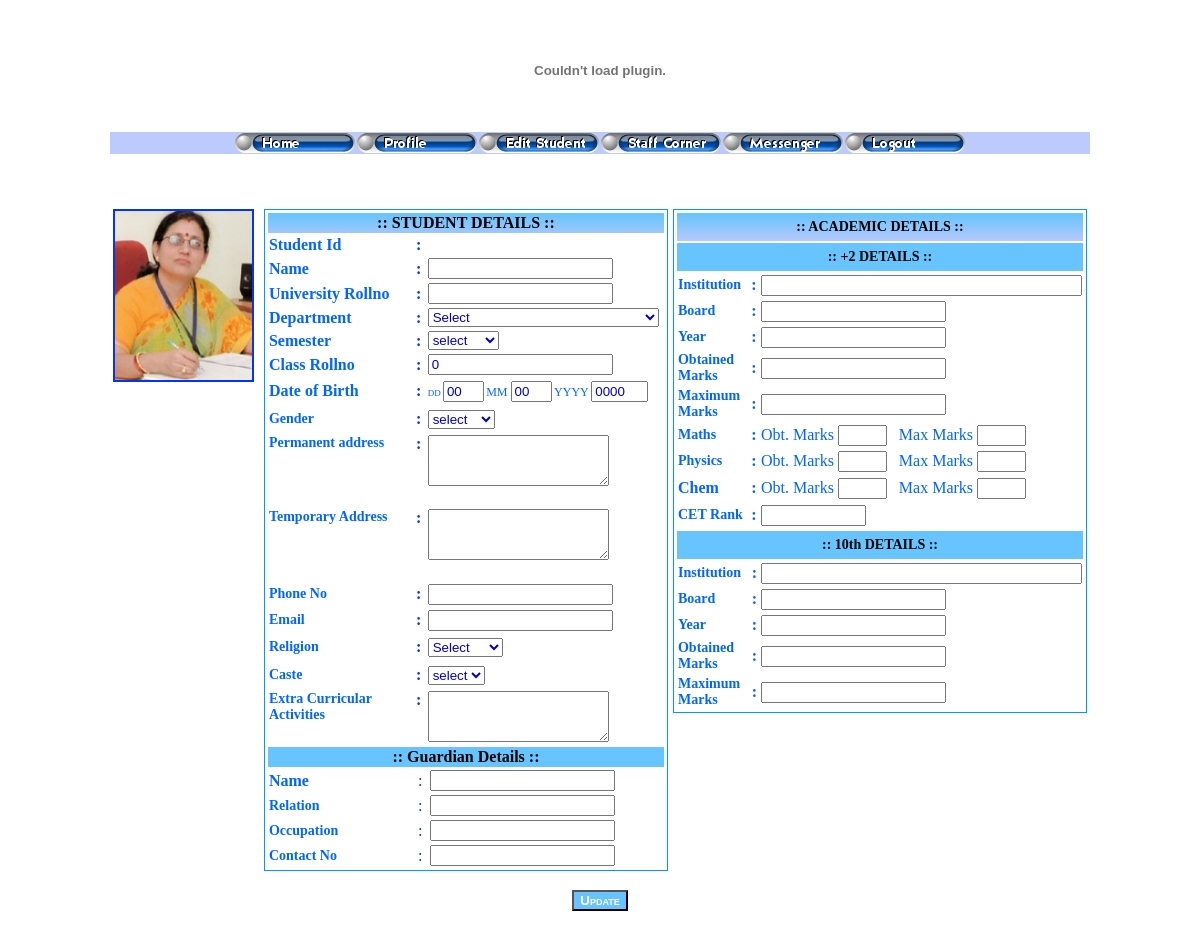
Screenshot of /editstud_staff.php (signed in) with the database file from the repository.
### tables this page shows
CREATE TABLE IF NOT EXISTS `staff` (
  `staffid` varchar(15) NOT NULL,
  `password` varchar(100) NOT NULL,
  `name` varchar(50) NOT NULL,
  `email` varchar(50) NOT NULL,
  `phone` varchar(15) NOT NULL,
  `mobile` varchar(15) NOT NULL,
  `maritalStatus` char(1) NOT NULL,
  `paddress` varchar(1000) NOT NULL,
  `taddress` varchar(1000) NOT NULL,
  `dob` date NOT NULL,
  `gender` char(1) NOT NULL,
  `religion` varchar(30) NOT NULL,
  `caste` varchar(30) NOT NULL,
  `dept` varchar(5) NOT NULL,
  `qualification` varchar(500) NOT NULL,
  `designation` varchar(30) NOT NULL,
  `photo` varchar(50) NOT NULL,
  PRIMARY KEY (`staffid`)
);

CREATE TABLE IF NOT EXISTS `student` (
  `studid` varchar(15) NOT NULL,
  `password` varchar(15) NOT NULL,
  `name` varchar(40) NOT NULL,
  `urollno` varchar(15) NOT NULL,
  `dept` varchar(5) NOT NULL,
  `sem` tinyint(4) NOT NULL,
  `rollno` smallint(6) NOT NULL,
  PRIMARY KEY (`studid`)
);

CREATE TABLE IF NOT EXISTS `studet` (
  `studid` varchar(15) NOT NULL,
  `dob` date NOT NULL,
  `gender` char(1) NOT NULL,
  `paddress` varchar(1000) NOT NULL,
  `taddress` varchar(1000) NOT NULL,
  `phone` varchar(15) NOT NULL,
  `email` varchar(30) NOT NULL,
  `religion` varchar(30) NOT NULL,
  `caste` varchar(30) NOT NULL,
  `xtra` varchar(1000) NOT NULL,
  `gname` varchar(30) NOT NULL,
  `relation` varchar(30) NOT NULL,
  `occupation` varchar(50) NOT NULL,
  `contactno` varchar(15) NOT NULL,
  `cetrank` varchar(20) NOT NULL,
  `xinst` varchar(100) NOT NULL,
  `xboard` varchar(40) NOT NULL,
  `xyear` varchar(10) NOT NULL,
  `xmarks` varchar(5) NOT NULL,
  `xmaxmarks` varchar(5) NOT NULL,
  `xiiinst` varchar(100) NOT NULL,
  `xiiboard` varchar(40) NOT NULL,
  `xiiyear` varchar(10) NOT NULL,
  `xiimarks` varchar(5) NOT NULL,
  `xiimaxmarks` varchar(5) NOT NULL,
  `maths` varchar(5) NOT NULL,
  `maxmaths` varchar(5) NOT NULL,
  `chem` varchar(5) NOT NULL,
  `maxchem` varchar(5) NOT NULL,
  `phy` varchar(5) NOT NULL,
  `maxphy` varchar(5) NOT NULL,
  PRIMARY KEY (`studid`)
);

### editstud_staff.php (the view, shortened to what the rows shown need)
<?php
	$studid=$_COOKIE['studid'];
$user=$_COOKIE['user'];
		$result = mysql_query("SELECT * FROM staff WHERE staffid='$user'");
		$row = mysql_fetch_array($result);
		$photo=$row['photo'];
		$src="upload/".$photo;
?>
<!DOCTYPE HTML PUBLIC "-//W3C//DTD HTML 4.01 Transitional//EN" "http://www.w3.org/TR/html4/loose.dtd">
<html>
<head>
<link href="box.css" rel="stylesheet" type="text/css">
<link href="btstyle.css" rel="stylesheet" type="text/css">
</head>
<body>
<?php
function generate_list($all_list,$selected_item){
 $t_dump="n";
 foreach ($all_list as $abrv => $value) {
  if ($selected_item==$abrv)
   $t_dump.="<option value=\"$abrv\" selected>$all_list[$abrv]</option>";
  else
   $t_dump.="<option value=\"$abrv\">$all_list[$abrv]</option>";
  }
 return $t_dump;
}
$listreligion['XX'] = 'Select';
$listreligion['Hindu'] = 'Hindu';
$listreligion['Christian'] = 'Christian';
$listreligion['Muslim'] = 'Muslim';
$religion=$_POST['religion'];
$dob=$_POST['year']."-".$_POST['month']."-".$_POST['date'];
$rollno=$_POST['rollno'];
?>
<?php
if($religion==NULL){
$con = mysql_connect("localhost","root","");
		if (!$con)
  		{
  			die('Could not connect: ' . mysql_error());
  		}
		else
		{
			$result = mysql_query("SELECT * FROM studet WHERE studid='$studid'");
			while($row = mysql_fetch_array($result))
  			{
  				$dob=$row['dob'];
				$religion=$row['religion'];
 			 }
  			}
			$result2 = mysql_query("SELECT * FROM student WHERE studid='$studid'");
			while($row2 = mysql_fetch_array($result2))
  			{
 				 $rollno=$row2['rollno'];
 			 }
			}
?>
<form name="form1" method="post" action="<?php echo $_SERVER['PHP_SELF']; ?>">
  <table width="980" border="0" align="center">
    <tr>
      <td width="16%" height="365" valign="top"><p class="princprof3"><img src="<?php echo $src; ?>" alt="" name="photo" width="137" height="169" border="2" class="editstud5"></p>
          <p class="princprof3">&nbsp;</p></td>
      <td width="42%" valign="top">
        <table width="400" border="0" align="left" cellpadding="1" cellspacing="1" bgcolor="#0099FF">
          <tr>
            <td height="150" bgcolor="#FFFFFF">
              <table width="400" border="0" align="center">
                <tr>
                  <th colspan="3" scope="row" background="title.jpg">:: STUDENT DETAILS :: </th>
                </tr>
                <tr>
                  <th width="138" scope="row"><div align="right" class="studedit3 style3">
                      <div align="left" class="studet14">Student Id</div>
                  </div></th>
                  <th width="10" scope="row"><span class="editstud5">:</span></th>
                </tr>
                <tr>
                  <th scope="row"><div align="right" class="style4">
                      <div align="left">Name</div>
                  </div></th>
                  <th scope="row"><span class="editstud5">:</span></th>
                </tr>
                <tr>
                  <th scope="row"><div align="right" class="style4">
                      <div align="left">University Rollno</div>
                  </div></th>
                  <th scope="row"><span class="editstud5">:</span></th>
                </tr>
                <tr>
                  <th scope="row"><div align="right" class="style4">
                      <div align="left">Department</div>
                  </div></th>
                  <th scope="row"><span class="editstud5">:</span></th>
                </tr>
                <tr>
                  <th scope="row"><div align="right" class="style4">
                      <div align="left">Semester</div>
                  </div></th>
                  <th scope="row"><span class="editstud5">:</span></th>
                </tr>
                <tr>
                  <th scope="row"><div align="right" class="style4">
                      <div align="left">Class Rollno</div>
                  </div></th>
                  <th scope="row"><span class="editstud5">:</span></th>
                  <td><input name="rollno" type="text" class="box" id="rollno3" value="<?php echo $rollno; ?>"></td>
                </tr>
                <tr>
                  <th height="26" scope="row"><div align="right" class="studet3 style12 studet14">
                      <div align="left">Date of Birth</div>
                  </div></th>
                  <th scope="row"><div align="center"><span class="editstud5">:</span></div></th>
                  <td class="studedit3"><div align="left" class="studet14 style2"> DD
                          <input name="date" type="text" class="box" id="date3" value="<?php $date=substr($dob,8,2); echo $date; ?>" size="2">
                          <span class="studet1">MM
                          <input name="month" type="text" class="box" id="month3" value="<?php $month=substr($dob,5,2); echo $month; ?>" size="2">
                    YYYY
                    <input name="year" type="text" class="box" id="year3" value="<?php $year=substr($dob,0,4); echo $year; ?>" size="4">
                      </span></div></td>
                </tr>
                <tr>
                  <th height="26" scope="row"><div align="right" class="studet15">
                      <div align="left">Gender</div>
                  </div></th>
                  <th scope="row"><div align="center"><span class="editstud5">:</span></div></th>
                </tr>
                <tr valign="top">
                  <th height="72" scope="row"><div align="right" class="studet15">
                      <div align="left">Permanent address</div>
                  </div></th>
                  <th scope="row"><div align="center"><span class="editstud5">:</span></div></th>
                </tr>
                <tr valign="top">
                  <th height="72" scope="row"><div align="right" class="studet15">
                      <div align="left">Temporary Address</div>
                  </div></th>
                  <th scope="row"><div align="center"><span class="editstud5">:</span></div></th>
                </tr>
                <tr>
                  <th height="24" scope="row"><div align="right" class="studet15">
                      <div align="left">Phone No</div>
                  </div></th>
                  <th scope="row"><div align="center"><span class="editstud5">:</span></div></th>
                </tr>
                <tr>
                  <th height="24" scope="row"><div align="right" class="studet15">
                      <div align="left">Email</div>
                  </div></th>
                  <th scope="row"><div align="center"><span class="editstud5">:</span></div></th>
                </tr>
                <tr>
                  <th height="26" scope="row"><div align="right" class="studet14">
                      <div align="left"><span class="studet16">Religion</span></div>
                  </div></th>
                  <th scope="row"><div align="center"><span class="editstud5">:</span></div></th>
                  <td class="studedit3"><span class="studet14">
                    <select name="religion" class="box" id="select10" onChange="return submitForm('religion')">
                      <?php print generate_list($listreligion,$religion); ?>
                    </select>
                  </span></td>
                </tr>
                <tr>
                  <th height="26" scope="row"><div align="right" class="studet14">
                      <div align="left"><span class="studet16">Caste</span></div>
                  </div></th>
                  <th scope="row"><div align="center"><span class="editstud5">:</span></div></th>
                </tr>
                <tr valign="top">
                  <th height="26" scope="row"><div align="right" class="studet15">
                      <div align="left">Extra Curricular Activities</div>
                  </div></th>
                  <th scope="row"><div align="center"><span class="editstud5">:</span></div></th>
                </tr>
              </table>
              <table width="400" border="0" align="center">
                <tr bgcolor="#67C4FF">
                  <th colspan="3" scope="row">:: Guardian Details :: </th>
                </tr>
                <tr>
                  <th width="126" scope="row"><div align="right" class="studet3 style12 studet14">
                      <div align="left">Name</div>
                  </div></th>
                  <th width="11" scope="row"><span class="studedit3">:</span></th>
                </tr>
                <tr>
                  <th scope="row"><div align="right" class="studet15">
                      <div align="left">Relation</div>
                  </div></th>
                  <th scope="row"><span class="studedit3">:</span></th>
                </tr>
                <tr>
                  <th scope="row"><div align="right" class="studet15">
                      <div align="left">Occupation</div>
                  </div></th>
                  <th scope="row"><span class="studedit3">:</span></th>
                </tr>
                <tr>
                  <th scope="row"><div align="right" class="studet15">
                      <div align="left">Contact No</div>
                  </div></th>
                  <th scope="row"><span class="studedit3">:</span></th>
                </tr>
            </table></td>
          </tr>
      </table></td>
      <td width="42%" valign="top"><table width="410" border="0" cellpadding="1" cellspacing="1" bgcolor="#0099FF">
          <tr>
            <td bgcolor="#FFFFFF">
              <table width="410" border="0" align="center">
                <tr>
                  <th height="28" colspan="3" scope="row" background="title.jpg"><span class="studet2 studet14 studet12"><span class="studet2  studet14 studet1"><span class="studet2  studet14 style2"></span></span></span></th>
                </tr>
                <tr bgcolor="#67C4FF">
                  <th height="28" colspan="3" scope="row"><div align="right" class="studet15">
                      <div align="center" class="style6">:: +2 DETAILS :: </div>
                  </div></th>
                </tr>
                <tr>
                  <th width="119" height="24" scope="row"><div align="right" class="studet15">
                      <div align="left">Institution</div>
                  </div></th>
                </tr>
                <tr>
                  <th height="24" scope="row"><div align="right" class="studet15">
                      <div align="left">Board</div>
                  </div></th>
                </tr>
                <tr>
                  <th height="24" scope="row"><div align="right" class="studet15">
                      <div align="left">Year</div>
                  </div></th>
                </tr>
                <tr>
                  <th height="24" scope="row"><div align="right" class="studet15">
                      <div align="left">Obtained Marks </div>
                  </div></th>
                </tr>
                <tr>
                  <th height="24" scope="row"><div align="right" class="studet14">
                      <div align="left"><span class="studet12">Maximum Marks </span></div>
                  </div></th>
                </tr>
                <tr>
                  <th height="24" scope="row"><div align="right" class="studet14">
                      <div align="left"><span class="studet12">Maths</span></div>
                  </div></th>
                </tr>
                <tr>
                  <th height="24" scope="row"><div align="right" class="studet12 studet14">
                      <div align="left">Physics</div>
                  </div></th>
                </tr>
                <tr>
                  <th height="26" scope="row"><div align="left" class="addstud">Chem</div></th>
                </tr>
                <tr>
                  <th height="24" scope="row"><div align="right" class="studet3 studet12 studet14">
                      <div align="left">CET Rank </div>
                  </div></th>
                </tr>
              </table>
              <table width="410" border="0" align="center">
                <tr bgcolor="#67C4FF">
                  <th height="28" colspan="3" class="studet12" scope="row"><span class="studet14 style4 style6"><strong>:: 10th DETAILS :: </strong></span></th>
                </tr>
                <tr>
                  <th width="106" height="24" scope="row"><div align="right" class="studet15">
                      <div align="left">Institution</div>
                  </div></th>
                </tr>
                <tr>
                  <th height="24" scope="row"><div align="right" class="studet15">
                      <div align="left">Board</div>
                  </div></th>
                </tr>
                <tr>
                  <th height="24" scope="row"><div align="right" class="studet15">
                      <div align="left">Year</div>
                  </div></th>
                </tr>
                <tr>
                  <th height="24" scope="row"><div align="right" class="studet15">
                      <div align="left">Obtained Marks </div>
                  </div></th>
                </tr>
                <tr>
                  <th height="24" scope="row"><div align="right" class="studet14">
                      <div align="left"><span class="studet12">Maximum Marks </span></div>
                  </div></th>
                </tr>
            </table></td>
          </tr>
      </table></td>
    </tr>
  </table>
</form>
</body>
</html>

### rows the page displays
staff: photo (picture)
student: rollno "0"
studet: date "00", month "00", year "0000", religion "Select"
